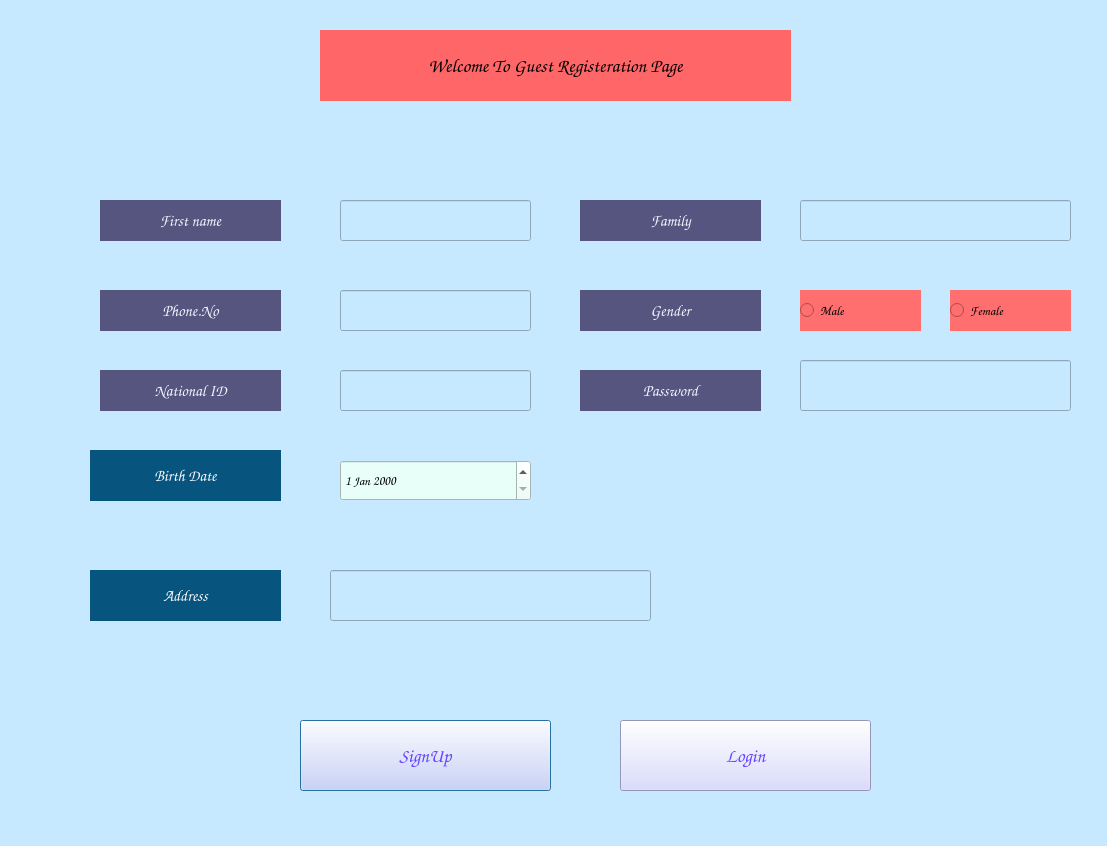
<?xml version="1.0" encoding="UTF-8"?>
<ui version="4.0">
 <class>Guest_signup_page</class>
 <widget class="QDialog" name="Guest_signup_page">
  <property name="geometry">
   <rect>
    <x>0</x>
    <y>0</y>
    <width>1107</width>
    <height>846</height>
   </rect>
  </property>
  <property name="cursor">
   <cursorShape>ClosedHandCursor</cursorShape>
  </property>
  <property name="windowTitle">
   <string>SignUp Page</string>
  </property>
  <property name="windowIcon">
   <iconset theme="Icon">
    <normaloff>D:/education/Term/database/PyQt5-Project-Test</normaloff>D:/education/Term/database/PyQt5-Project-Test</iconset>
  </property>
  <property name="styleSheet">
   <string notr="true">background-color: rgb(199, 233, 255);</string>
  </property>
  <property name="modal">
   <bool>false</bool>
  </property>
  <widget class="QLabel" name="Guest_signup_page_header_L">
   <property name="geometry">
    <rect>
     <x>320</x>
     <y>30</y>
     <width>471</width>
     <height>71</height>
    </rect>
   </property>
   <property name="font">
    <font>
     <family>Comic Sans MS</family>
     <pointsize>14</pointsize>
     <weight>75</weight>
     <bold>true</bold>
    </font>
   </property>
   <property name="cursor">
    <cursorShape>ClosedHandCursor</cursorShape>
   </property>
   <property name="styleSheet">
    <string notr="true">background-color: rgb(255, 102, 104);</string>
   </property>
   <property name="text">
    <string>Welcome To Guest Registeration Page</string>
   </property>
   <property name="alignment">
    <set>Qt::AlignCenter</set>
   </property>
  </widget>
  <widget class="QLabel" name="Firstname_L">
   <property name="geometry">
    <rect>
     <x>100</x>
     <y>200</y>
     <width>181</width>
     <height>41</height>
    </rect>
   </property>
   <property name="font">
    <font>
     <family>Comic Sans MS</family>
     <pointsize>12</pointsize>
     <weight>75</weight>
     <bold>true</bold>
    </font>
   </property>
   <property name="styleSheet">
    <string notr="true">background-color: rgb(85, 85, 127);
color: rgb(245, 243, 255);</string>
   </property>
   <property name="text">
    <string>First name</string>
   </property>
   <property name="alignment">
    <set>Qt::AlignCenter</set>
   </property>
  </widget>
  <widget class="QLabel" name="Family_L">
   <property name="geometry">
    <rect>
     <x>580</x>
     <y>200</y>
     <width>181</width>
     <height>41</height>
    </rect>
   </property>
   <property name="font">
    <font>
     <family>Comic Sans MS</family>
     <pointsize>12</pointsize>
     <weight>75</weight>
     <bold>true</bold>
    </font>
   </property>
   <property name="styleSheet">
    <string notr="true">background-color: rgb(85, 85, 127);
color: rgb(245, 243, 255);</string>
   </property>
   <property name="text">
    <string>Family</string>
   </property>
   <property name="alignment">
    <set>Qt::AlignCenter</set>
   </property>
  </widget>
  <widget class="QLineEdit" name="Firstname_LE">
   <property name="geometry">
    <rect>
     <x>340</x>
     <y>200</y>
     <width>191</width>
     <height>41</height>
    </rect>
   </property>
   <property name="font">
    <font>
     <family>Comic Sans MS</family>
     <pointsize>10</pointsize>
     <weight>75</weight>
     <bold>true</bold>
    </font>
   </property>
   <property name="cursor">
    <cursorShape>PointingHandCursor</cursorShape>
   </property>
  </widget>
  <widget class="QPushButton" name="Signup_Button">
   <property name="geometry">
    <rect>
     <x>300</x>
     <y>720</y>
     <width>251</width>
     <height>71</height>
    </rect>
   </property>
   <property name="font">
    <font>
     <family>Comic Sans MS</family>
     <pointsize>14</pointsize>
     <weight>75</weight>
     <bold>true</bold>
    </font>
   </property>
   <property name="cursor">
    <cursorShape>PointingHandCursor</cursorShape>
   </property>
   <property name="acceptDrops">
    <bool>false</bool>
   </property>
   <property name="autoFillBackground">
    <bool>false</bool>
   </property>
   <property name="styleSheet">
    <string notr="true">background-color: rgb(208, 209, 255);
color: rgb(102, 64, 255);</string>
   </property>
   <property name="text">
    <string>SignUp</string>
   </property>
  </widget>
  <widget class="QLineEdit" name="Family_LE">
   <property name="geometry">
    <rect>
     <x>800</x>
     <y>200</y>
     <width>271</width>
     <height>41</height>
    </rect>
   </property>
   <property name="font">
    <font>
     <family>Comic Sans MS</family>
     <pointsize>10</pointsize>
     <weight>75</weight>
     <bold>true</bold>
    </font>
   </property>
   <property name="cursor">
    <cursorShape>PointingHandCursor</cursorShape>
   </property>
  </widget>
  <widget class="QLabel" name="Gender_L">
   <property name="geometry">
    <rect>
     <x>580</x>
     <y>290</y>
     <width>181</width>
     <height>41</height>
    </rect>
   </property>
   <property name="font">
    <font>
     <family>Comic Sans MS</family>
     <pointsize>12</pointsize>
     <weight>75</weight>
     <bold>true</bold>
    </font>
   </property>
   <property name="styleSheet">
    <string notr="true">background-color: rgb(85, 85, 127);
color: rgb(245, 243, 255);</string>
   </property>
   <property name="text">
    <string>Gender</string>
   </property>
   <property name="alignment">
    <set>Qt::AlignCenter</set>
   </property>
  </widget>
  <widget class="QLabel" name="BirthDate_L">
   <property name="geometry">
    <rect>
     <x>90</x>
     <y>450</y>
     <width>191</width>
     <height>51</height>
    </rect>
   </property>
   <property name="font">
    <font>
     <family>Comic Sans MS</family>
     <pointsize>12</pointsize>
     <weight>75</weight>
     <bold>true</bold>
    </font>
   </property>
   <property name="styleSheet">
    <string notr="true">background-color: rgb(7, 85, 127);
color: rgb(255, 249, 249);</string>
   </property>
   <property name="text">
    <string>Birth Date</string>
   </property>
   <property name="alignment">
    <set>Qt::AlignCenter</set>
   </property>
  </widget>
  <widget class="QRadioButton" name="male_RD">
   <property name="geometry">
    <rect>
     <x>800</x>
     <y>290</y>
     <width>121</width>
     <height>41</height>
    </rect>
   </property>
   <property name="font">
    <font>
     <family>Comic Sans MS</family>
     <pointsize>10</pointsize>
     <weight>75</weight>
     <bold>true</bold>
    </font>
   </property>
   <property name="styleSheet">
    <string notr="true">background-color: rgb(255, 111, 111);</string>
   </property>
   <property name="text">
    <string>Male</string>
   </property>
   <property name="checkable">
    <bool>true</bool>
   </property>
  </widget>
  <widget class="QRadioButton" name="female_RD">
   <property name="geometry">
    <rect>
     <x>950</x>
     <y>290</y>
     <width>121</width>
     <height>41</height>
    </rect>
   </property>
   <property name="font">
    <font>
     <family>Comic Sans MS</family>
     <pointsize>10</pointsize>
     <weight>75</weight>
     <bold>true</bold>
    </font>
   </property>
   <property name="styleSheet">
    <string notr="true">background-color: rgb(255, 111, 111);</string>
   </property>
   <property name="text">
    <string>Female</string>
   </property>
   <property name="iconSize">
    <size>
     <width>20</width>
     <height>20</height>
    </size>
   </property>
  </widget>
  <widget class="QLabel" name="Phone_L">
   <property name="geometry">
    <rect>
     <x>100</x>
     <y>290</y>
     <width>181</width>
     <height>41</height>
    </rect>
   </property>
   <property name="font">
    <font>
     <family>Comic Sans MS</family>
     <pointsize>12</pointsize>
     <weight>75</weight>
     <bold>true</bold>
    </font>
   </property>
   <property name="styleSheet">
    <string notr="true">background-color: rgb(85, 85, 127);
color: rgb(245, 243, 255);</string>
   </property>
   <property name="text">
    <string>Phone.No</string>
   </property>
   <property name="alignment">
    <set>Qt::AlignCenter</set>
   </property>
  </widget>
  <widget class="QLabel" name="Address_L">
   <property name="geometry">
    <rect>
     <x>90</x>
     <y>570</y>
     <width>191</width>
     <height>51</height>
    </rect>
   </property>
   <property name="font">
    <font>
     <family>Comic Sans MS</family>
     <pointsize>12</pointsize>
     <weight>75</weight>
     <bold>true</bold>
    </font>
   </property>
   <property name="styleSheet">
    <string notr="true">background-color: rgb(7, 85, 127);
color: rgb(255, 249, 249);</string>
   </property>
   <property name="text">
    <string>Address</string>
   </property>
   <property name="alignment">
    <set>Qt::AlignCenter</set>
   </property>
  </widget>
  <widget class="QLineEdit" name="Phone_LE">
   <property name="geometry">
    <rect>
     <x>340</x>
     <y>290</y>
     <width>191</width>
     <height>41</height>
    </rect>
   </property>
   <property name="font">
    <font>
     <family>Comic Sans MS</family>
     <pointsize>10</pointsize>
     <weight>75</weight>
     <bold>true</bold>
    </font>
   </property>
   <property name="cursor">
    <cursorShape>PointingHandCursor</cursorShape>
   </property>
  </widget>
  <widget class="QLineEdit" name="Address_LE">
   <property name="geometry">
    <rect>
     <x>330</x>
     <y>570</y>
     <width>321</width>
     <height>51</height>
    </rect>
   </property>
   <property name="font">
    <font>
     <family>Comic Sans MS</family>
     <pointsize>10</pointsize>
     <weight>75</weight>
     <bold>true</bold>
    </font>
   </property>
   <property name="cursor">
    <cursorShape>PointingHandCursor</cursorShape>
   </property>
  </widget>
  <widget class="QDateEdit" name="BirthDate_DE">
   <property name="geometry">
    <rect>
     <x>340</x>
     <y>460</y>
     <width>191</width>
     <height>41</height>
    </rect>
   </property>
   <property name="font">
    <font>
     <family>Comic Sans MS</family>
     <pointsize>10</pointsize>
     <weight>75</weight>
     <bold>true</bold>
    </font>
   </property>
   <property name="cursor">
    <cursorShape>PointingHandCursor</cursorShape>
   </property>
   <property name="styleSheet">
    <string notr="true">background-color: rgb(231, 255, 248);</string>
   </property>
  </widget>
  <widget class="QLabel" name="National_L">
   <property name="geometry">
    <rect>
     <x>100</x>
     <y>370</y>
     <width>181</width>
     <height>41</height>
    </rect>
   </property>
   <property name="font">
    <font>
     <family>Comic Sans MS</family>
     <pointsize>12</pointsize>
     <weight>75</weight>
     <bold>true</bold>
    </font>
   </property>
   <property name="styleSheet">
    <string notr="true">background-color: rgb(85, 85, 127);
color: rgb(245, 243, 255);</string>
   </property>
   <property name="text">
    <string>National ID</string>
   </property>
   <property name="alignment">
    <set>Qt::AlignCenter</set>
   </property>
  </widget>
  <widget class="QLineEdit" name="National_LE">
   <property name="geometry">
    <rect>
     <x>340</x>
     <y>370</y>
     <width>191</width>
     <height>41</height>
    </rect>
   </property>
   <property name="font">
    <font>
     <family>Comic Sans MS</family>
     <pointsize>10</pointsize>
     <weight>75</weight>
     <bold>true</bold>
    </font>
   </property>
   <property name="cursor">
    <cursorShape>PointingHandCursor</cursorShape>
   </property>
  </widget>
  <widget class="QLabel" name="Password_L">
   <property name="geometry">
    <rect>
     <x>580</x>
     <y>370</y>
     <width>181</width>
     <height>41</height>
    </rect>
   </property>
   <property name="font">
    <font>
     <family>Comic Sans MS</family>
     <pointsize>12</pointsize>
     <weight>75</weight>
     <bold>true</bold>
    </font>
   </property>
   <property name="styleSheet">
    <string notr="true">background-color: rgb(85, 85, 127);
color: rgb(245, 243, 255);</string>
   </property>
   <property name="text">
    <string>Password</string>
   </property>
   <property name="alignment">
    <set>Qt::AlignCenter</set>
   </property>
  </widget>
  <widget class="QLineEdit" name="Password_LE">
   <property name="geometry">
    <rect>
     <x>800</x>
     <y>360</y>
     <width>271</width>
     <height>51</height>
    </rect>
   </property>
   <property name="font">
    <font>
     <family>Comic Sans MS</family>
     <pointsize>10</pointsize>
     <weight>75</weight>
     <bold>true</bold>
    </font>
   </property>
   <property name="cursor">
    <cursorShape>PointingHandCursor</cursorShape>
   </property>
  </widget>
  <widget class="QPushButton" name="Login_Button">
   <property name="geometry">
    <rect>
     <x>620</x>
     <y>720</y>
     <width>251</width>
     <height>71</height>
    </rect>
   </property>
   <property name="font">
    <font>
     <family>Comic Sans MS</family>
     <pointsize>14</pointsize>
     <weight>75</weight>
     <bold>true</bold>
    </font>
   </property>
   <property name="cursor">
    <cursorShape>PointingHandCursor</cursorShape>
   </property>
   <property name="acceptDrops">
    <bool>false</bool>
   </property>
   <property name="autoFillBackground">
    <bool>false</bool>
   </property>
   <property name="styleSheet">
    <string notr="true">background-color: rgb(208, 209, 255);
color: rgb(102, 64, 255);</string>
   </property>
   <property name="text">
    <string>Login</string>
   </property>
  </widget>
 </widget>
 <resources/>
 <connections/>
</ui>
